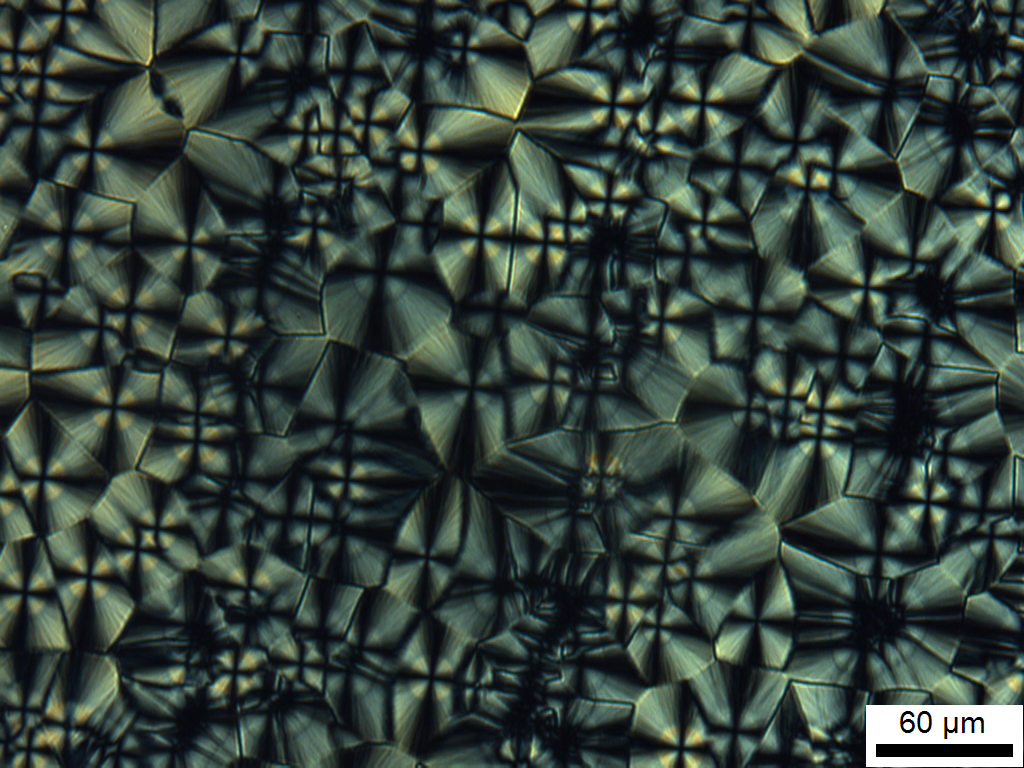
#> input picture tests/data/image_with_real_scale_bar.tif, 1024 x 768 px; its folder holds only this picture in this run
$ python -i preprocess_malcross.py   (imports and definitions only)
#> lines starting #> are read from the running program, lines starting #| are printed output that depends on the picture; after the words box and inside, x2 and y2 are one past the last pixel; in counts of white or black regions, pixels touching at a corner belong together
#> further down, picture is the input picture: shape (768, 1024, 3); mean B, G, R 59.8, 66.9, 53.6
"""
preprocess_malcross.py

This module provides image preprocessing utilities for isolating Maltese crosses
in polarized optical microscopy (POM) images of semicrystalline photopolymers.

Main Functionality:
-------------------
- Converts input BGR image to grayscale
- Applies CLAHE contrast enhancement (optional)
- Uses Gaussian blur to suppress noise
- Applies either adaptive or global thresholding to generate a binary mask
  that highlights bright cross-like nucleation centers (Maltese crosses)

Typical Use:
------------
Used in workflows where nucleation centers need to be extracted separately
from spherulitic regions for further segmentation, quantification, or
crystallinity analysis.

Function:
---------
- preprocess_image:
    Accepts a raw image and outputs a binary mask where Maltese cross regions
    are isolated based on intensity and local contrast features.

Dependencies:
-------------
- OpenCV (cv2)
- NumPy (np)

Example:
--------
```python
from preprocessing import preprocess_malcross

binary_mask = preprocess_malcross.preprocess_image(
    image=raw_image,
    adaptive=True,
    enhance_contrast=True
)

#Author: Priyangika Pitawala
#Date: April 2025
"""

import cv2
import numpy as np


def preprocess_image(
    image: np.ndarray,
    blur_kernel=(5, 5),
    threshold_method=cv2.THRESH_BINARY_INV,
    threshold_value=120,
    adaptive=True,
    block_size=17,
    C=3,
    enhance_contrast=True,
) -> np.ndarray:
    """
    Preprocess image to isolate Maltese crosses via thresholding and
    contrast enhancement.


    Parameters:
    - image (np.ndarray): Input BGR image.
    - blur_kernel (tuple): Gaussian blur kernel size.
    - threshold_method (int): OpenCV thresholding method.
    - threshold_value (int): Value for global thresholding.
    - adaptive (bool): Whether to use adaptive thresholding.
    - block_size (int): Block size for adaptive thresholding.
    - C (int): Constant subtracted in adaptive thresholding.
    - enhance_contrast (bool): Use CLAHE for local contrast enhancement.

    Returns:
    - binary_mask (np.ndarray): Binary image highlighting Maltese cross regions.
    """
#> called with blur_kernel = (5, 5), threshold_method = 1, threshold_value = 120, adaptive = True, block_size = 17, C = 3, enhance_contrast = True
    gray = cv2.cvtColor(image, cv2.COLOR_BGR2GRAY)
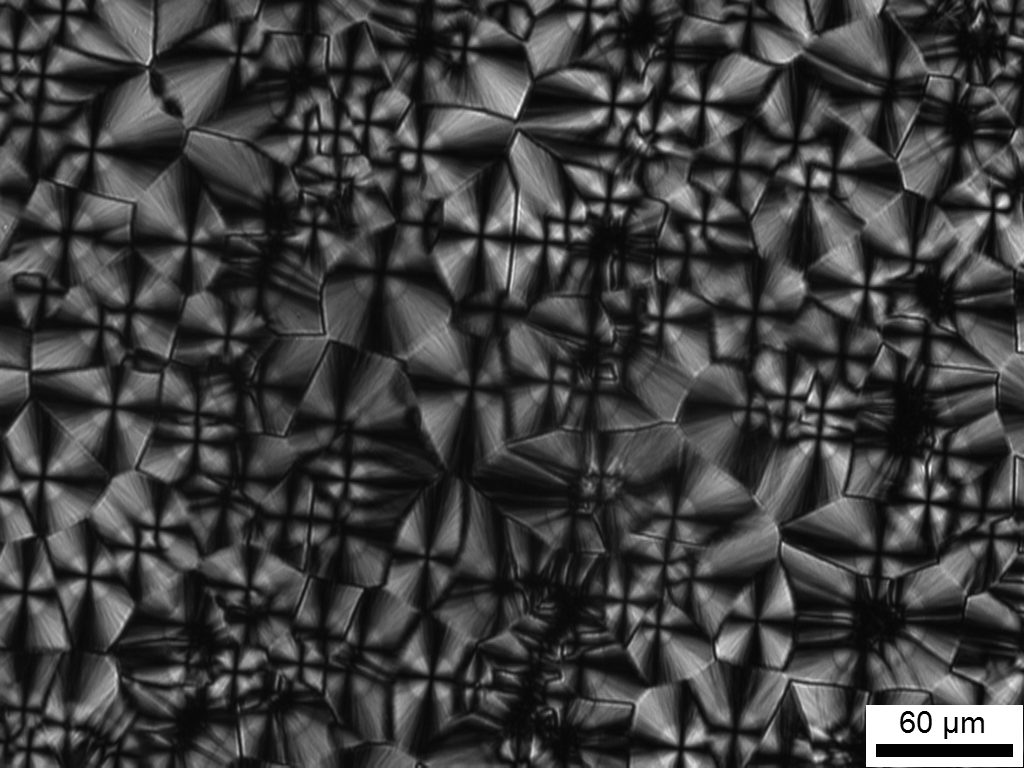
#> gray: shape (768, 1024); min 0, max 255, mean 62.1

    if enhance_contrast:
        clahe = cv2.createCLAHE(clipLimit=1.5, tileGridSize=(8, 8))
        gray = clahe.apply(gray)
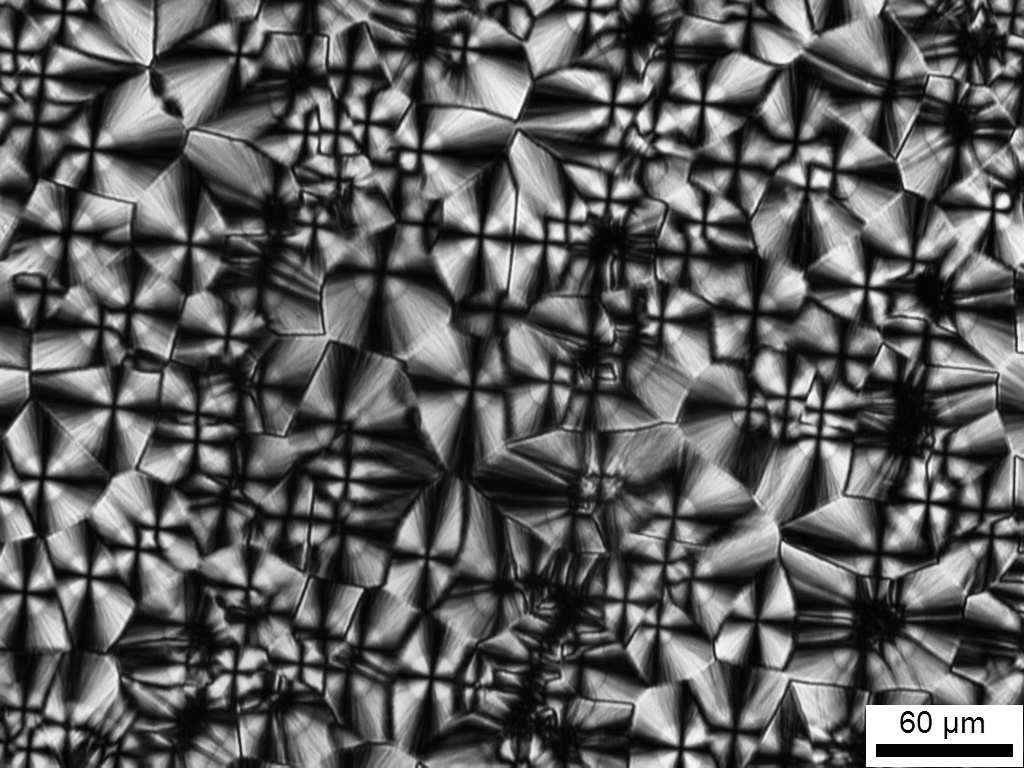
#> gray: shape (768, 1024); min 1, max 255, mean 92.5

    # Apply blur to reduce noise
    blurred = cv2.GaussianBlur(gray, blur_kernel, 0)

    # Apply thresholding
    if adaptive:
        binary_mask = cv2.adaptiveThreshold(
            blurred,
            255,
            cv2.ADAPTIVE_THRESH_GAUSSIAN_C,
            threshold_method,
            block_size,
            C,
        )
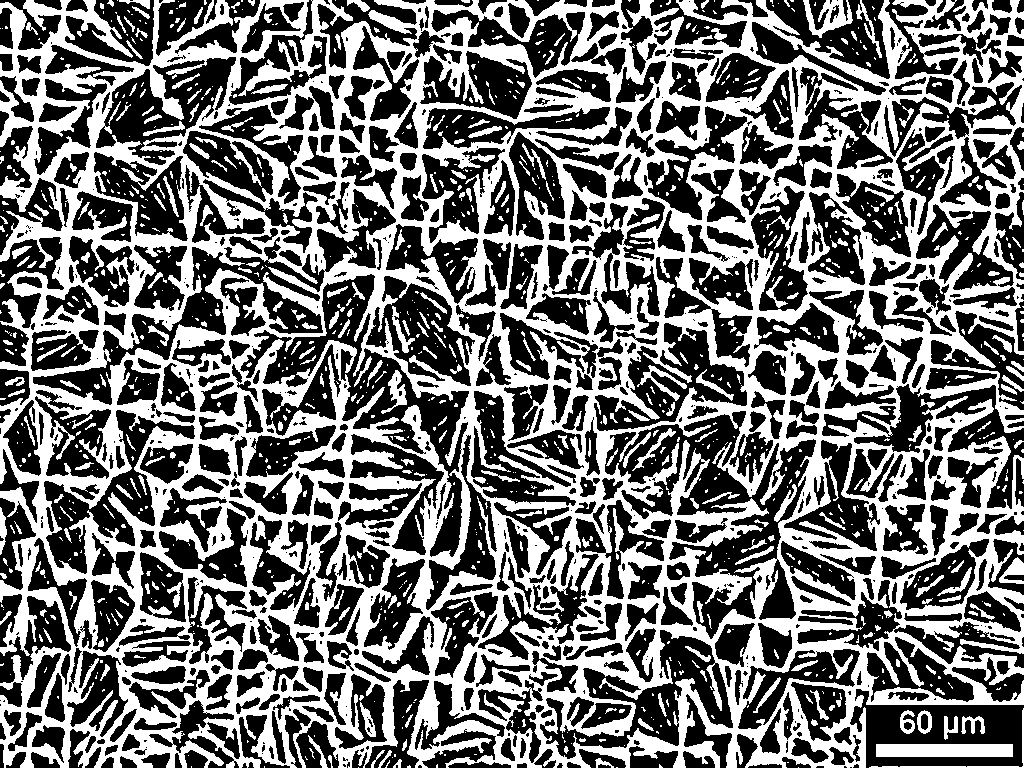
#> binary_mask: shape (768, 1024); 44.5% white; 1158 white regions (809 under 20 px), largest, box (x1, y1, x2, y2) and area: (0, 0, 1024, 768) 321766, (876, 744, 1013, 757) 1781, (803, 0, 853, 38) 869
    else:
        _, binary_mask = cv2.threshold(blurred, threshold_value, 255, threshold_method)

    return binary_mask

>>> import cv2
>>> picture = cv2.imread('../../tests/data/image_with_real_scale_bar.tif')
>>> result = preprocess_image(picture)

$ run again, on tests/data/test_POM_image.tif
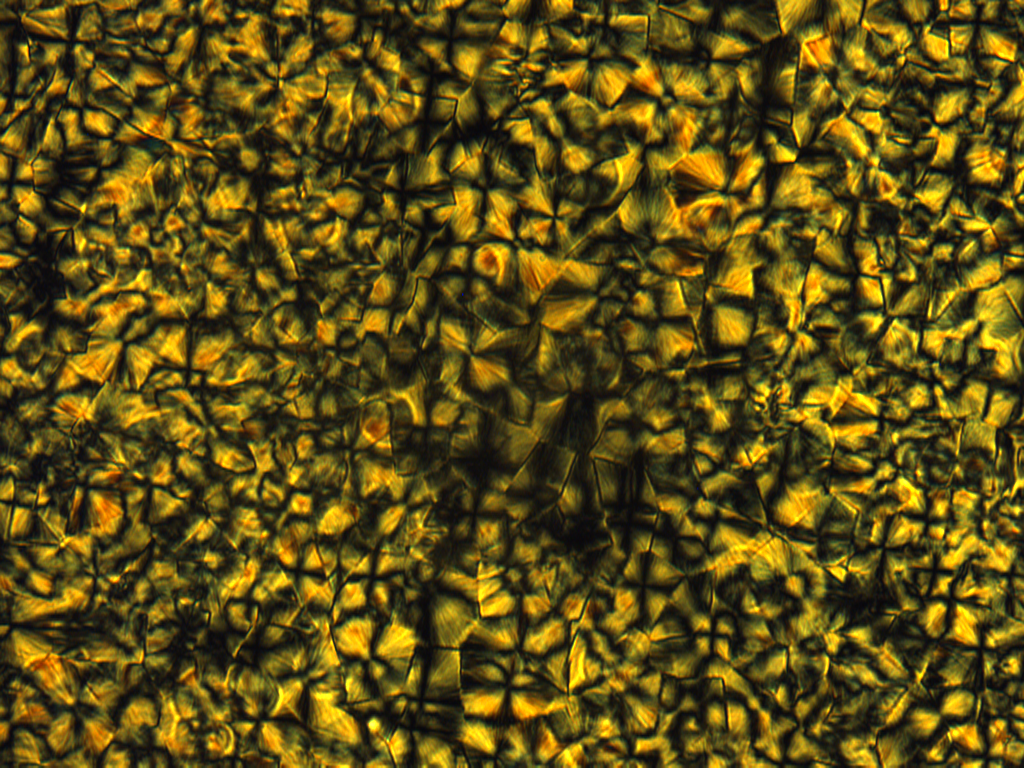
#> input picture tests/data/test_POM_image.tif, 1024 x 768 px
#> picture is the input picture: shape (768, 1024, 3); mean B, G, R 20.9, 78.5, 94.5
#> in preprocess_image, `gray = clahe.apply(gray)`:
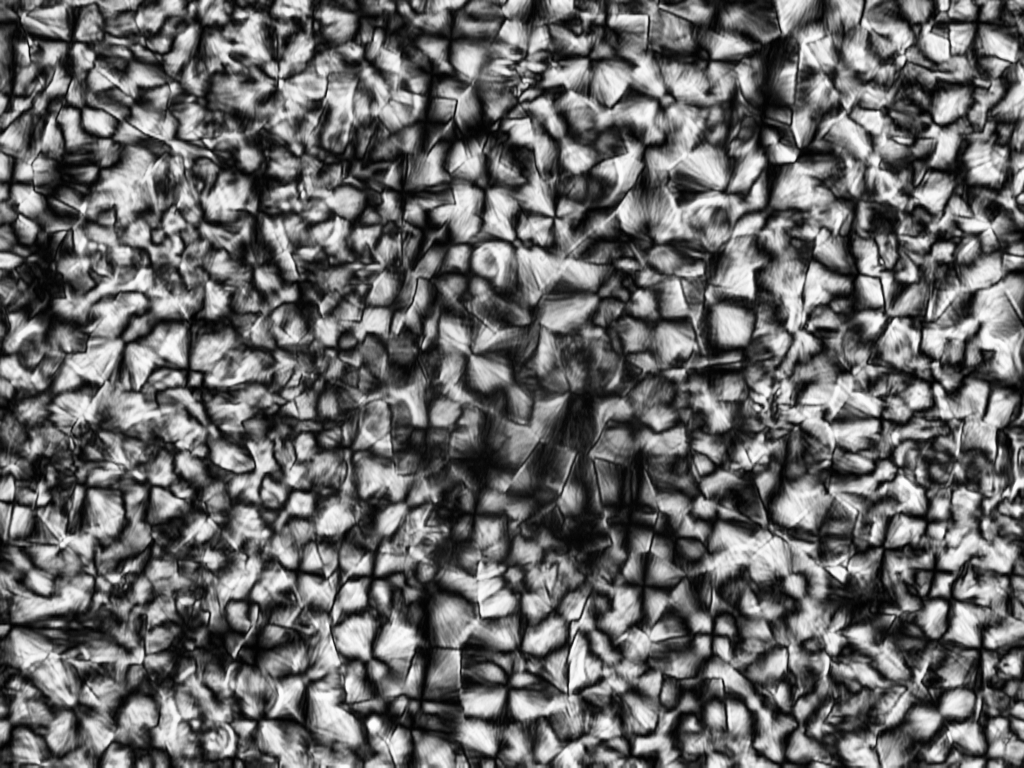
#> gray: shape (768, 1024); min 1, max 254, mean 104.3
#> in preprocess_image, `binary_mask = cv2.adaptiveThreshold( blurred, 255, cv2.ADAPTIVE_THRESH..`:
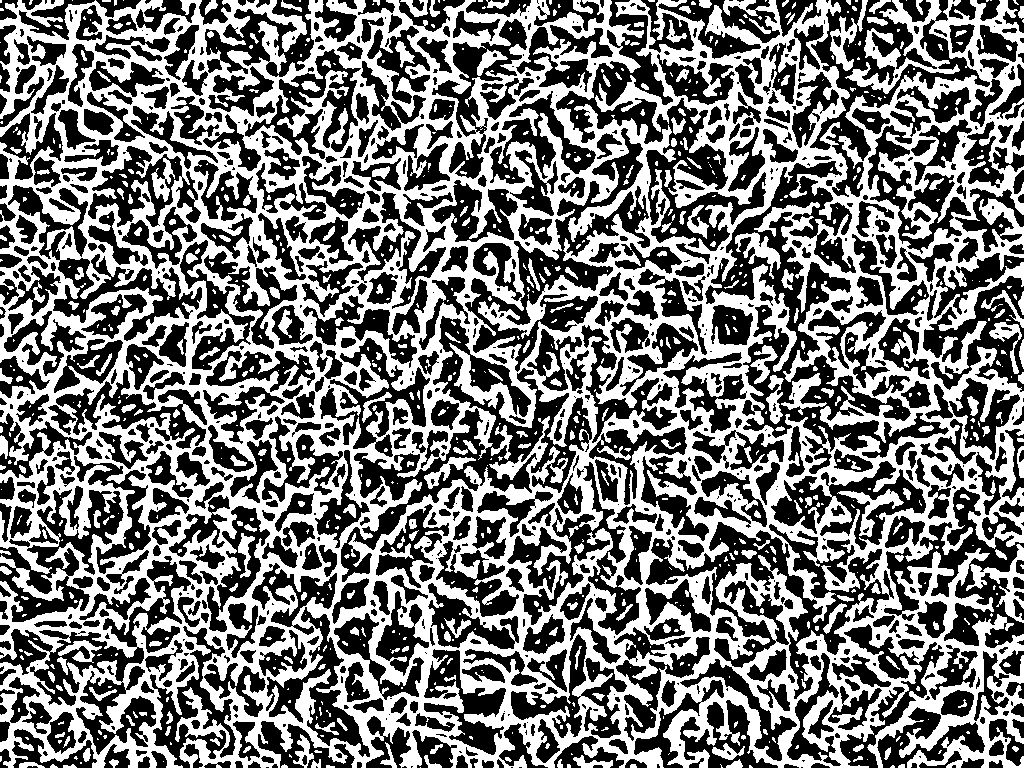
#> binary_mask: shape (768, 1024); 47.2% white; 906 white regions (613 under 20 px), largest, box (x1, y1, x2, y2) and area: (0, 0, 1024, 768) 343165, (966, 544, 1024, 623) 1210, (837, 489, 904, 537) 810
